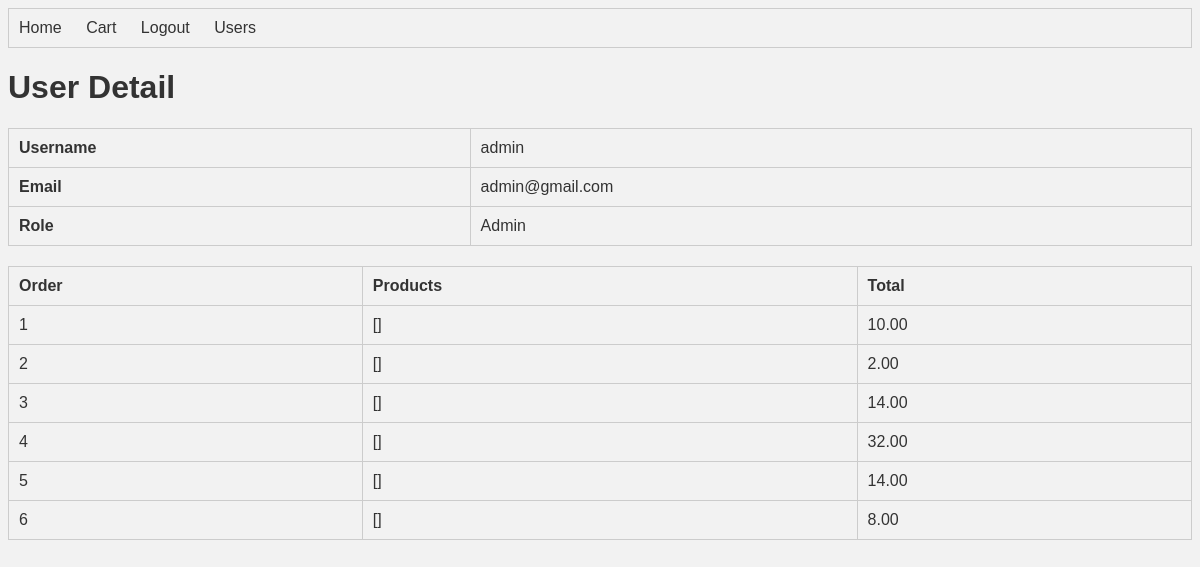
Page /user/1 (signed in) on the committed database.
### app/models.py (models this page shows, shortened)
class Order(models.Model):
    user = models.ForeignKey(User, on_delete=models.CASCADE)
    total = models.DecimalField(max_digits=10, decimal_places=2)
    created_at = models.DateTimeField(auto_now_add=True)

### app/views.py (the view)
# urls.py: path('user/<int:user_id>', views.user_detail, name='user_detail'),
@login_required
@user_passes_test(lambda u: u.is_staff or u.is_superuser)
def user_detail(request, user_id):
    orders_info = []
    user = User.objects.get(id=user_id)
    orders = Order.objects.filter(user=user)
    for order in orders:
        order_items = OrderItem.objects.filter(order=order)
        orders_info.append([order.id, [str(order_item) for order_item in order_items], order.total])
    return render(request, 'user_detail.html', {'orders': orders_info, 'user': user})

### app/templates/user_detail.html
{% extends 'base.html' %}
{% block content %}
  <h1>User Detail</h1>
  <table>
    <tr>
      <th>Username</th>
      <td>{{ user.username }}</td>
    </tr>
    <tr>
      <th>Email</th>
      <td>{{ user.email }}</td>
    </tr>
    <tr>
      <th>Role</th>
        {% if user.is_superuser %}
            <td>Admin</td>
        {% elif user.is_staff %}
            <td>Staff</td>
        {% else %}
            <td>User</td>
        {% endif %}
    </tr>
  </table>
  <table>
   <tr>
      <th>Order</th>
      <th>Products</th>
      <th>Total</th>
    </tr>
    {% for order in orders %}
      <tr>
          {% for info in order %}
            <td>{{ info }}</td>
          {% endfor %}
      </tr>
    {% endfor %}
  </table>
{% endblock %}

### app/templates/base.html (shortened to what this page needs)
<!DOCTYPE html>
<html>
  <head>
    {% load static %}
    <link rel="stylesheet" href="{% static 'css/style.css' %}">
  </head>
  <body>
    <nav>
      <ul>
        <li><a href="{% url 'home' %}">Home</a></li>
        {% if user.is_authenticated %}
          <li><a href="{% url 'view_cart' %}">Cart</a></li>
          <li><a href="{% url 'logout' %}">Logout</a></li>
          {% if user.is_staff %}
            <li><a href="{% url 'users' %}">Users</a></li>
          {% endif %}
        {% else %}
          <li><a href="{% url 'login' %}">Login</a></li>
          <li><a href="{% url 'signup' %}">Signup</a></li>
        {% endif %}
      </ul>
    </nav>
    {% block content %}
    {% endblock %}
  </body>
</html>

### app/static/css/style.css (style rules this page uses)
body { font-family: Arial, sans-serif; font-size: 16px; color: #333; background-color: #f2f2f2; }
a { color: #0077cc; text-decoration: none; }
nav { background-color: #f2f2f2; border: 1px solid #ccc; padding: 10px; margin-bottom: 20px; }
nav ul { margin: 0; padding: 0; list-style: none; }
nav li { display: inline-block; margin-right: 20px; }
nav li:last-child { margin-right: 0; }
nav a { color: #333; text-decoration: none; }
table { border-collapse: collapse; width: 100%; margin-bottom: 20px; }
table th, table td { padding: 10px; text-align: left; border: 1px solid #ccc; }
table th { background-color: #f2f2f2; }

### rows in the picture
Order: order "10.00"
Order: order "2.00"
Order: order "14.00"
Order: order "32.00"
Order: order "14.00"
Order: order "8.00"

### other values in the picture
{{ user.username }} "admin"
{{ user.email }} "admin@gmail.com"
{{ info }} "1" "[]" "2" "[]" "3" "[]" "4" "[]" "5" "[]" "6" "[]"
